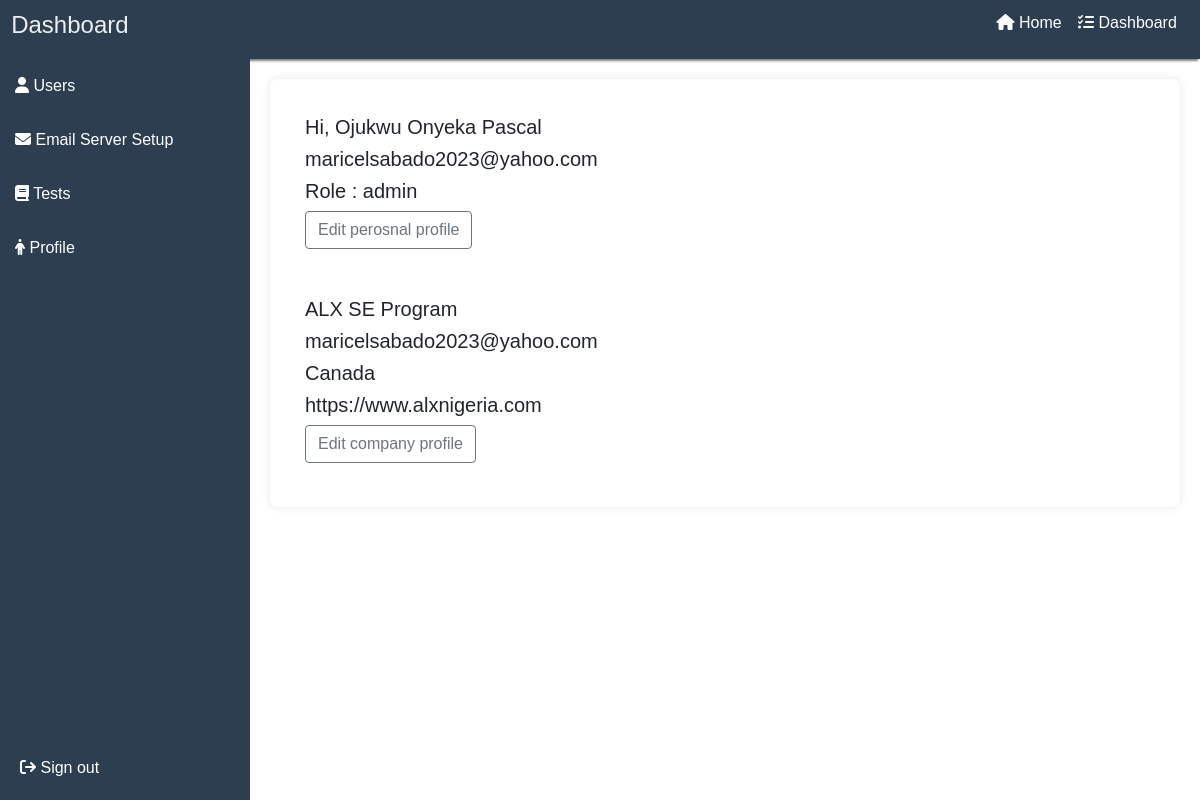
The app's page /profileboard/77d51db8-42fd-40ca-92cc-fd451ac23a5e (signed in) with its own data.
### main.py (models this page shows, shortened)
class User(UserMixin, db.Model):
    id = db.Column(db.Integer, primary_key=True)
    userid = db.Column(db.String(128), unique=True, nullable=True)
    company_id = db.Column(db.String(255), db.ForeignKey('company.companyid'), nullable=False)
    email = db.Column(db.String(128), nullable=False)
    _password = db.Column('password',
                        db.String(128),
                        nullable=False)
    first_name = db.Column(db.String(128))
    last_name = db.Column(db.String(128))
    role = db.Column(db.String(10), nullable=True)
    created = db.Column(db.DateTime, default=datetime.now())
    tests = db.relationship('Test', backref='user', lazy=True)
    @property
    def password(self):
        return self._password
    @password.setter
    def password(self, pwd):
        """hashing password values"""
        self._password = hashlib.md5(pwd.encode()).hexdigest()

class Company(db.Model):
    id = db.Column(db.Integer, primary_key=True)
    companyid = db.Column(db.String(255), unique=True, nullable=True)
    company_name = db.Column(db.String(255), nullable=False)
    company_email = db.Column(db.String(255), nullable=False)
    company_website = db.Column(db.String(255), nullable=True)
    company_address = db.Column(db.Text, nullable=False)
    confirm = db.Column(db.Boolean, default=False)
    users = db.relationship('User', backref='company', lazy=True)

### main.py (the view)
@app.route('/profileboard/<user_id>', methods=['GET'])
@login_required
def profileboard(user_id):
    user = User.query.filter_by(userid=user_id).first()
    if user:
        com = Company.query.filter_by(companyid=user.company_id).first()
        return render_template('profiledashboard.html',
                               companyname=com.company_name,
                               addr=com.company_address,
                               com_email=com.company_email,
                               email=user.email,
                               web=com.company_website,
                               fn=user.first_name,
                               ln=user.last_name,
                               role=user.role,
                               user_id=user_id)

### main.py (called while the page is built)
@login_manager.user_loader
def load_user(user_id):
    return db.session.get(User, user_id)

### templates/profiledashboard.html (shortened to what this page needs)
{% extends 'Master.html'%}
{% block contents %}
<div class="container mt-3">
    <div class="mb-12">
       <h5> Hi, {{ ln }} {{ fn }} </h5>
       <h5>  {{ email }} </h5>
       <h5>  Role : {{ role }}</h5>
    </div>
    <button type="button" onclick="modifyprofile('{{ user_id }}')" class="btn btn-outline-secondary mb-4" data-bs-toggle="modal" data-bs-target="#modifyPersonalProfileModal">
        Edit perosnal profile
    </button>
<br><br>
<div class="mb-12">
       <h5>  {{ companyname }}  </h5>
       <h5>  {{ com_email }}  </h5>
       <h5>  {{ addr }} </h5>
       <h5>  {{ web }} </h5>
    </div>
    {% if current_user.role == 'admin'%}
    <button type="button" onclick="modifycompany('{{ user_id }}')" class="btn btn-outline-secondary mb-4" data-bs-toggle="modal" data-bs-target="#modifyCompanyprofileModalLabel">
        Edit company profile
    </button>
    {% endif %}
</div>
{% endblock contents %}

### templates/Master.html (style rules this page uses)
body { font-family: 'Arial', sans-serif; margin: 0; padding: 0; }

### records on screen
User: last_name "Ojukwu", first_name "Onyeka Pascal", email "maricelsabado2023@yahoo.com", role "admin"
Company: company_name "ALX SE Program", company_email "maricelsabado2023@yahoo.com", company_address "Canada", company_website "https://www.alxnigeria.com"
